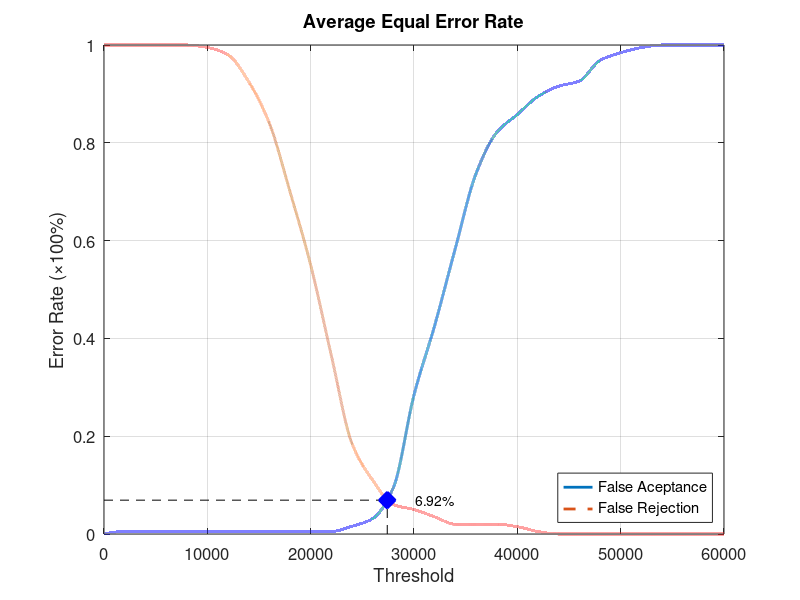
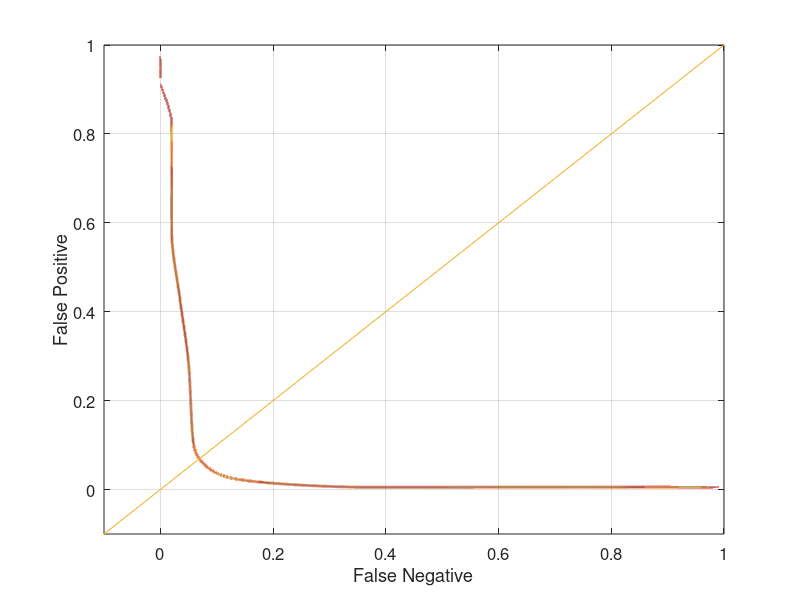

The MATLAB source for these figures, in order:
function yEER = Database3_2
close all;
clear;
clc;
x = 0:2000:60000;
xq = 0:0.5:60000;

y0 = [0 0.00526316 0.00526316 0.00526316 0.00526316 0.00526316 0.00526316 0.00526316 0.00526316 0.00526316 0.00526316 0.00526316 0.0157895 0.0315789 0.0947368 0.284211 0.426316 0.584211 0.736842 0.821053 0.857895 0.894737 0.915789 0.926316 0.968421 0.984211 0.994737 1 1 1 1];
yy0 = interp1(x, y0, xq, 'pchip');
y1 = [1 1 1 1 1 0.995 0.98 0.925 0.84 0.7 0.55 0.365 0.185 0.11 0.06 0.05 0.035 0.02 0.02 0.02 0.015 0.005 0 0 0 0 0 0 0 0 0];
yy1 = interp1(x, y1, xq, 'pchip');

% Calculating EER: 
y2 = abs(y0 - y1);
find(y2 == min(y2))
yy2 = abs(yy0 - yy1);
xEER = find(yy2 == min(yy2));
xEERIndex = xq(xEER) % X-axis EER
yEER = yy0(xEER) % Y-axis EER

main = figure
plot(xq, yy0,'-','LineWidth', 2);	hold on
plot(xq, yy1,'--','LineWidth', 2);	hold on
plot([xEERIndex xEERIndex], [0 yEER], 'k--');	hold on
plot([0 xEERIndex], [yEER yEER], 'k--');	hold on
plot(xEERIndex, yEER, 'bx', 'LineWidth', 10);	hold on
text(xEERIndex + 10 * xEERIndex / 100, yEER, [num2str(round((10000 * yEER)) / 100) '%'])
legend('False Aceptance', 'False Rejection', 'Location', 'SouthEast')
xlabel('Threshold')
ylabel('Error Rate (\times100%)')
title('Average Equal Error Rate')
set(gca, 'FontSize', 12)
axis([0 60000 0 1])
grid on

print(main, 'Database3_2Main', '-dpng');
FNRxFPR = figure('Color', [1 1 1]);
plot(yy1, yy0, '-', yy1, yy0, 'LineWidth', 2);
hold on
y = -0.1:0.1:1
plot(y, y); 
set(gca, 'FontSize', 12)
xlabel('False Negative')
ylabel('False Positive')
axis([-0.1 1 -0.1 1])
set(gca, 'FontSize', 12)
grid on

print(FNRxFPR, 'Database3_2FNRxFPR','-dpng');
end
